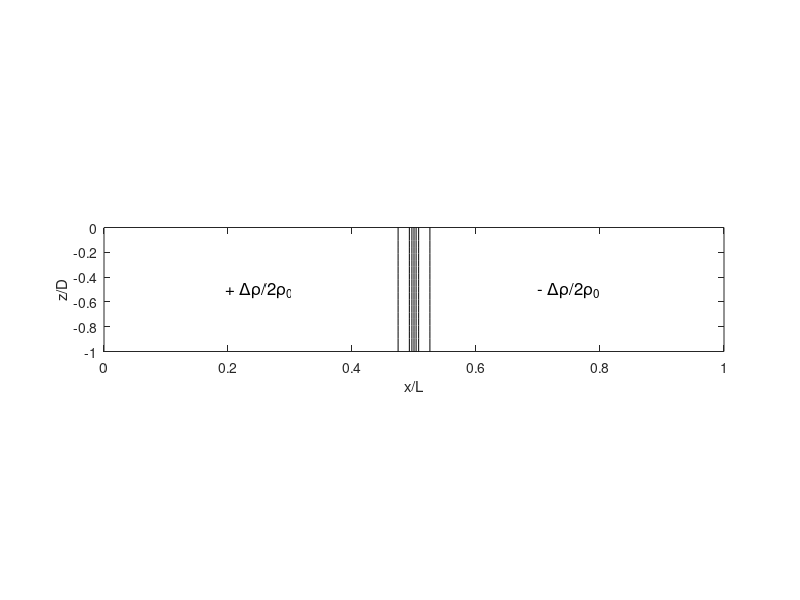

MATLAB code for this plot:
fontsize = 12;

L = 100;
k = pi/L;
D = 20;
delta = 5;
alpha = 0.99;
a = 1;
alpha0 = alpha;

deltarho = 1;
Nx = 200;
Nz = 20;
[x,z]=meshgrid(linspace(0,L,Nx),linspace(-D,0,Nz));

rho = -1/2*tanh(2*atanh(alpha)/delta*(x-L/2));

figure(1);
clf;
contour(x/L,z/D,rho,linspace(-alpha*deltarho/2,alpha*deltarho/2,7),'k-');
text(.25,-.5,'+ \Delta\rho/2\rho_0','fontsize',fontsize,'horizontalalignment','center');
text(.75,-.5,'- \Delta\rho/2\rho_0','fontsize',fontsize,'horizontalalignment','center');
colormap gray;
shading interp;
axis image;
axis([0 1 -1 0]);
daspect([.2 1 1]);
xlabel('x/L');
ylabel('z/D');
